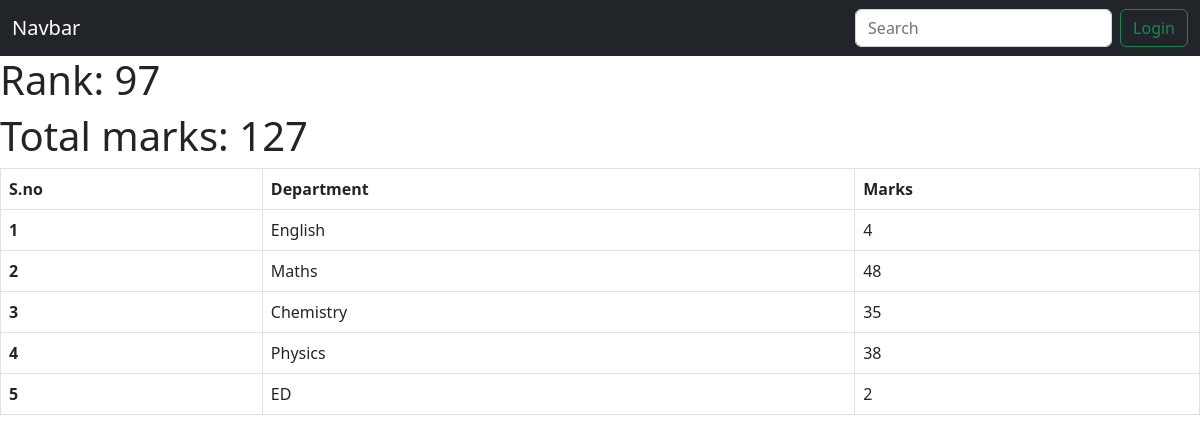
The page /see_marks/mirandalisa@example.net on the database its author committed.
### college/models.py (models this page shows, shortened)
class SubjectMarks(models.Model):
   student=models.ForeignKey(Student, related_name="studentmarks", on_delete=models.CASCADE)
   subject=models.ForeignKey(Subject, related_name="subject", on_delete=models.CASCADE)
   marks=models.IntegerField()
   class Meta:
      unique_together=['student', 'subject']
      verbose_name_plural='Subject Marks'

class Student(models.Model):
   department=models.ForeignKey(Department, related_name="depart", on_delete=models.CASCADE)
   student_id=models.OneToOneField(StudentId, related_name="studentid", on_delete=models.CASCADE)
   name=models.CharField(max_length=100)
   age=models.IntegerField(default=18)
   email=models.EmailField(unique=True)
   address=models.TextField()
   is_deleted=models.BooleanField(default=False)
   objects=StudentManager()            # Student.objects.all() will give data with is_deleted field as false
   admin_objects=models.Manager()            # Student.admin_objects.all() will give data with is_deleted field as True i.e complete data
   class Meta:
      ordering=['name']
      verbose_name='student'

class Report(models.Model):
   student=models.ForeignKey(Student, related_name="studentrank", on_delete=models.CASCADE)
   rank=models.IntegerField()
   date_of_rank_generation=models.DateField(auto_now_add=True)
   class Meta:
      unique_together = ['student', 'date_of_rank_generation']

class Subject(models.Model):
   subject_name=models.CharField(max_length=100)
   def __str__(self):
       return self.subject_name

### college/views.py (the view)
# urls.py: path('see_marks/<email>', see_marks, name='see_marks'),
def see_marks(request, email)->None:
  allSubMarks=SubjectMarks.objects.filter(student__email=email)
  totalMarks=allSubMarks.aggregate(totalMarks=Sum('marks'))
  context={
    "page":"Marksheet",
    "allMarks":allSubMarks,
    "totalMarks":totalMarks,
  }
  return render(request, 'allMarks.html', context)

### college/templates/allMarks.html
{% extends "base-template.html" %}
{% block start %}
<div>
  <h1>Rank: {{allMarks.first.student.studentrank.first.rank}}</h1>
  <h1>Total marks: {{totalMarks.totalMarks}}</h1>
  <table class="table table-bordered mt-6">
    <thead>
      <tr>
        <th scope="col">S.no</th>
        <th colspan="2">Department</th>
        <th scope="col">Marks</th>
      </tr>
    </thead>
    <tbody>
      {% for marks in allMarks %}
      <tr>
        <th scope="row">{{forloop.counter}}</th>
        <td colspan="2">{{marks.subject}}</td>
        <td>{{marks.marks}}</td>
      </tr>
      {% endfor %}
    </tbody>
  </table>
</div>
{% endblock %}

### rows shown on the page
SubjectMarks: first.student.studentrank.first.rank "97", subject "English", marks "4"
SubjectMarks: subject "Maths", marks "48"
SubjectMarks: subject "Chemistry", marks "35"
SubjectMarks: subject "Physics", marks "38"
SubjectMarks: subject "ED", marks "2"

### other values the page prints
{{ totalMarks.totalMarks }} "127"
